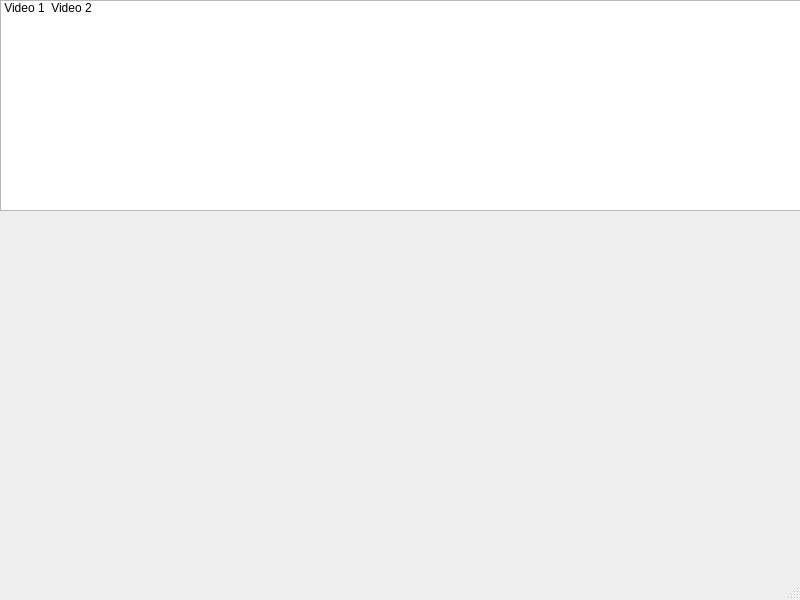
<?xml version="1.0" encoding="UTF-8"?>
<ui version="4.0">
 <class>VideosWindow</class>
 <widget class="QMainWindow" name="VideosWindow">
  <property name="geometry">
   <rect>
    <x>0</x>
    <y>0</y>
    <width>800</width>
    <height>600</height>
   </rect>
  </property>
  <property name="windowTitle">
   <string>MainWindow</string>
  </property>
  <widget class="QWidget" name="centralwidget">
   <widget class="QWidget" name="verticalLayoutWidget">
    <property name="geometry">
     <rect>
      <x>0</x>
      <y>0</y>
      <width>801</width>
      <height>211</height>
     </rect>
    </property>
    <layout class="QVBoxLayout" name="verticalLayout">
     <item>
      <widget class="QListWidget" name="listWidget">
       <property name="editTriggers">
        <set>QAbstractItemView::NoEditTriggers</set>
       </property>
       <property name="dragDropMode">
        <enum>QAbstractItemView::NoDragDrop</enum>
       </property>
       <property name="viewMode">
        <enum>QListView::IconMode</enum>
       </property>
       <item>
        <property name="text">
         <string>Video 1</string>
        </property>
       </item>
       <item>
        <property name="text">
         <string>Video 2</string>
        </property>
       </item>
      </widget>
     </item>
    </layout>
   </widget>
  </widget>
  <widget class="QMenuBar" name="menubar">
   <property name="geometry">
    <rect>
     <x>0</x>
     <y>0</y>
     <width>800</width>
     <height>25</height>
    </rect>
   </property>
  </widget>
  <widget class="QStatusBar" name="statusbar"/>
 </widget>
 <resources/>
 <connections/>
</ui>
